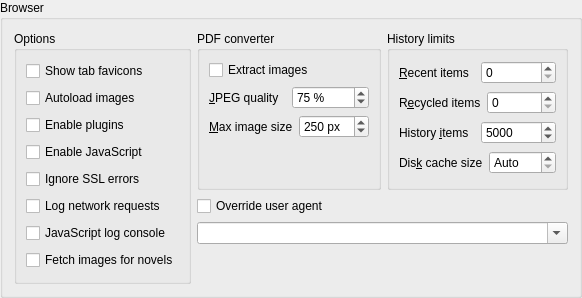
        <widget class="QGroupBox" name="groupBoxBrowser">
         <property name="title">
          <string>Browser</string>
         </property>
         <layout class="QHBoxLayout" name="horizontalLayout_34">
          <item>
           <widget class="QGroupBox" name="groupBox_2">
            <property name="title">
             <string>Options</string>
            </property>
            <layout class="QVBoxLayout" name="verticalLayout_14">
             <item>
              <widget class="QCheckBox" name="checkTabFavicon">
               <property name="text">
                <string>Show tab favicons</string>
               </property>
              </widget>
             </item>
             <item>
              <widget class="QCheckBox" name="checkAutoloadImages">
               <property name="text">
                <string>Autoload images</string>
               </property>
              </widget>
             </item>
             <item>
              <widget class="QCheckBox" name="checkEnablePlugins">
               <property name="text">
                <string>Enable plugins</string>
               </property>
              </widget>
             </item>
             <item>
              <widget class="QCheckBox" name="checkJS">
               <property name="text">
                <string>Enable JavaScript</string>
               </property>
              </widget>
             </item>
             <item>
              <widget class="QCheckBox" name="checkIgnoreSSLErrors">
               <property name="text">
                <string>Ignore SSL errors</string>
               </property>
              </widget>
             </item>
             <item>
              <widget class="QCheckBox" name="checkLogNetworkRequests">
               <property name="text">
                <string>Log network requests</string>
               </property>
              </widget>
             </item>
             <item>
              <widget class="QCheckBox" name="checkJSLogConsole">
               <property name="text">
                <string>JavaScript log console</string>
               </property>
              </widget>
             </item>
             <item>
              <widget class="QCheckBox" name="checkPixivFetchImages">
               <property name="toolTip">
                <string>Fetch and embedd illustrations for novels with pixiv novel extractor</string>
               </property>
               <property name="text">
                <string>Fetch images for novels</string>
               </property>
              </widget>
             </item>
            </layout>
           </widget>
          </item>
          <item>
           <layout class="QVBoxLayout" name="verticalLayout_30">
            <item>
             <layout class="QHBoxLayout" name="horizontalLayout_36">
              <item>
               <widget class="QGroupBox" name="groupBox_11">
                <property name="title">
                 <string>PDF converter</string>
                </property>
                <layout class="QVBoxLayout" name="verticalLayout_27">
                 <item>
                  <widget class="QCheckBox" name="checkPdfExtractImages">
                   <property name="toolTip">
                    <string>Extracts images from PDF streams (JPEG and PNG) to embedded data-url</string>
                   </property>
                   <property name="text">
                    <string>Extract images</string>
                   </property>
                  </widget>
                 </item>
                 <item>
                  <layout class="QHBoxLayout" name="horizontalLayout_35">
                   <item>
                    <widget class="QLabel" name="label_25">
                     <property name="text">
                      <string>&amp;JPEG quality</string>
                     </property>
                     <property name="buddy">
                      <cstring>spinPdfImageQuality</cstring>
                     </property>
                    </widget>
                   </item>
                   <item>
                    <widget class="QSpinBox" name="spinPdfImageQuality">
                     <property name="suffix">
                      <string> %</string>
                     </property>
                     <property name="minimum">
                      <number>5</number>
                     </property>
                     <property name="maximum">
                      <number>100</number>
                     </property>
                     <property name="value">
                      <number>75</number>
                     </property>
                    </widget>
                   </item>
                  </layout>
                 </item>
                 <item>
                  <layout class="QHBoxLayout" name="horizontalLayout_32">
                   <item>
                    <widget class="QLabel" name="label_34">
                     <property name="text">
                      <string>&amp;Max image size</string>
                     </property>
                     <property name="buddy">
                      <cstring>spinPdfImageMaxSize</cstring>
                     </property>
                    </widget>
                   </item>
                   <item>
                    <widget class="QSpinBox" name="spinPdfImageMaxSize">
                     <property name="suffix">
                      <string> px</string>
                     </property>
                     <property name="minimum">
                      <number>10</number>
                     </property>
                     <property name="maximum">
                      <number>9999</number>
                     </property>
                     <property name="value">
                      <number>250</number>
                     </property>
                    </widget>
                   </item>
                  </layout>
                 </item>
                 <item>
                  <spacer name="verticalSpacer_17">
                   <property name="orientation">
                    <enum>Qt::Vertical</enum>
                   </property>
                   <property name="sizeHint" stdset="0">
                    <size>
                     <width>20</width>
                     <height>40</height>
                    </size>
                   </property>
                  </spacer>
                 </item>
                </layout>
               </widget>
              </item>
              <item>
               <widget class="QGroupBox" name="groupBox_10">
                <property name="title">
                 <string>History limits</string>
                </property>
                <layout class="QVBoxLayout" name="verticalLayout_22">
                 <item>
                  <layout class="QHBoxLayout" name="horizontalLayout_19">
                   <item>
                    <widget class="QLabel" name="label_32">
                     <property name="text">
                      <string>&amp;Recent items</string>
                     </property>
                     <property name="buddy">
                      <cstring>spinMaxRecent</cstring>
                     </property>
                    </widget>
                   </item>
                   <item>
                    <widget class="QSpinBox" name="spinMaxRecent"/>
                   </item>
                  </layout>
                 </item>
                 <item>
                  <layout class="QHBoxLayout" name="horizontalLayout_12">
                   <item>
                    <widget class="QLabel" name="label_12">
                     <property name="text">
                      <string>R&amp;ecycled items</string>
                     </property>
                     <property name="buddy">
                      <cstring>spinMaxRecycled</cstring>
                     </property>
                    </widget>
                   </item>
                   <item>
                    <widget class="QSpinBox" name="spinMaxRecycled"/>
                   </item>
                  </layout>
                 </item>
                 <item>
                  <layout class="QHBoxLayout" name="horizontalLayout_13">
                   <item>
                    <widget class="QLabel" name="label_13">
                     <property name="text">
                      <string>History &amp;items</string>
                     </property>
                     <property name="buddy">
                      <cstring>spinMaxHistory</cstring>
                     </property>
                    </widget>
                   </item>
                   <item>
                    <widget class="QSpinBox" name="spinMaxHistory">
                     <property name="maximum">
                      <number>100000</number>
                     </property>
                     <property name="value">
                      <number>5000</number>
                     </property>
                    </widget>
                   </item>
                  </layout>
                 </item>
                 <item>
                  <layout class="QHBoxLayout" name="horizontalLayout_22">
                   <item>
                    <widget class="QLabel" name="label_29">
                     <property name="text">
                      <string>Dis&amp;k cache size</string>
                     </property>
                     <property name="buddy">
                      <cstring>spinCacheSize</cstring>
                     </property>
                    </widget>
                   </item>
                   <item>
                    <widget class="QSpinBox" name="spinCacheSize">
                     <property name="specialValueText">
                      <string>Auto</string>
                     </property>
                     <property name="suffix">
                      <string> Mb</string>
                     </property>
                     <property name="maximum">
                      <number>999</number>
                     </property>
                    </widget>
                   </item>
                  </layout>
                 </item>
                </layout>
               </widget>
              </item>
             </layout>
            </item>
            <item>
             <layout class="QVBoxLayout" name="verticalLayout_18">
              <item>
               <widget class="QCheckBox" name="checkUserAgent">
                <property name="text">
                 <string>Override user agent</string>
                </property>
               </widget>
              </item>
              <item>
               <widget class="QComboBox" name="editUserAgent">
                <property name="sizePolicy">
                 <sizepolicy hsizetype="Expanding" vsizetype="Fixed">
                  <horstretch>0</horstretch>
                  <verstretch>0</verstretch>
                 </sizepolicy>
                </property>
                <property name="maximumSize">
                 <size>
                  <width>600</width>
                  <height>16777215</height>
                 </size>
                </property>
                <property name="editable">
                 <bool>true</bool>
                </property>
               </widget>
              </item>
             </layout>
            </item>
            <item>
             <spacer name="verticalSpacer_18">
              <property name="orientation">
               <enum>Qt::Vertical</enum>
              </property>
              <property name="sizeHint" stdset="0">
               <size>
                <width>20</width>
                <height>40</height>
               </size>
              </property>
             </spacer>
            </item>
           </layout>
          </item>
         </layout>
        </widget>
